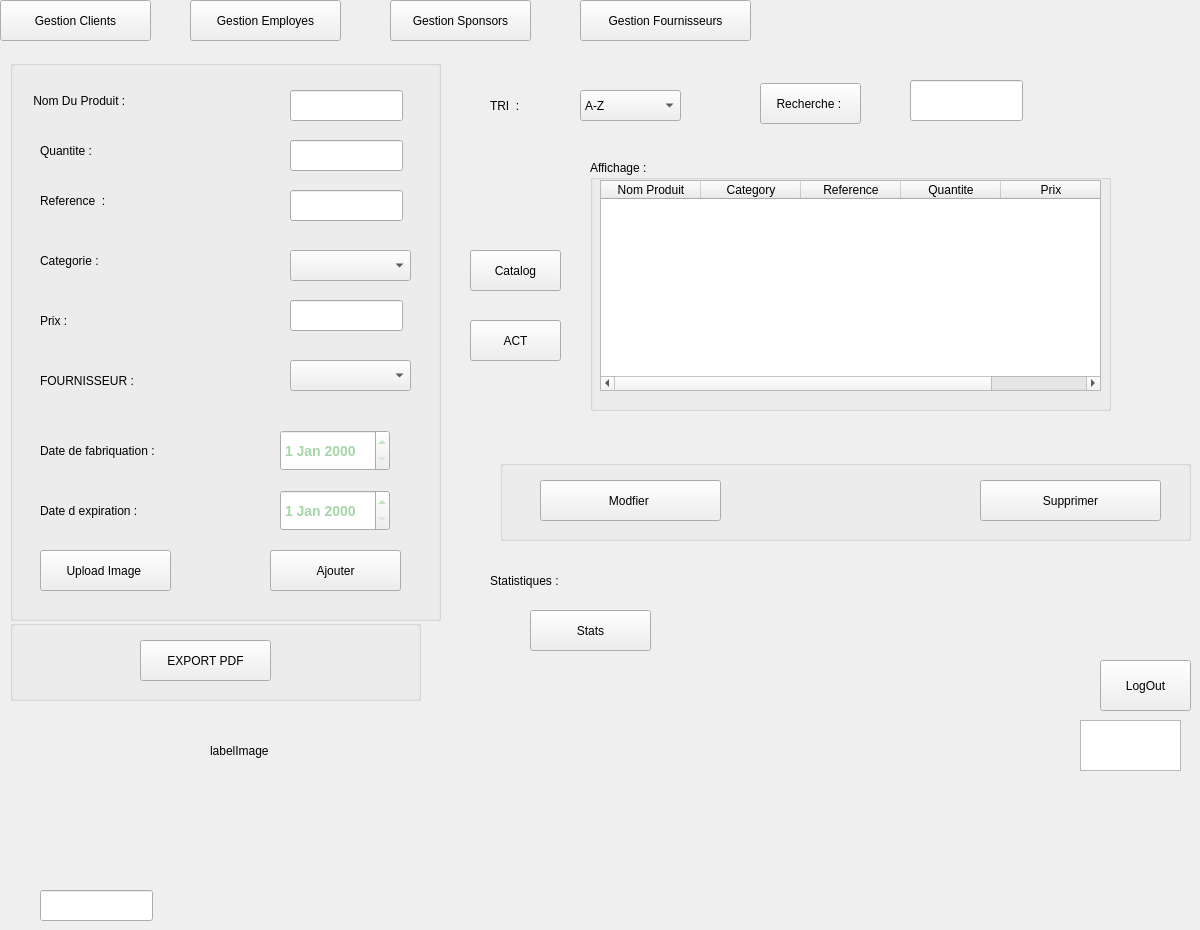
    <widget class="QWidget" name="page_1">
     <widget class="QPushButton" name="btnGestionClients_PageStock">
      <property name="geometry">
       <rect>
        <x>0</x>
        <y>0</y>
        <width>151</width>
        <height>41</height>
       </rect>
      </property>
      <property name="text">
       <string>Gestion Clients</string>
      </property>
     </widget>
     <widget class="QPushButton" name="pushButton_5">
      <property name="geometry">
       <rect>
        <x>760</x>
        <y>83</y>
        <width>101</width>
        <height>41</height>
       </rect>
      </property>
      <property name="text">
       <string>Recherche : </string>
      </property>
     </widget>
     <widget class="QPushButton" name="btnGestionEmployes_PageStock">
      <property name="geometry">
       <rect>
        <x>190</x>
        <y>0</y>
        <width>151</width>
        <height>41</height>
       </rect>
      </property>
      <property name="text">
       <string>Gestion Employes</string>
      </property>
     </widget>
     <widget class="QLabel" name="labelImage">
      <property name="geometry">
       <rect>
        <x>210</x>
        <y>710</y>
        <width>171</width>
        <height>81</height>
       </rect>
      </property>
      <property name="text">
       <string>labelImage</string>
      </property>
     </widget>
     <widget class="QPushButton" name="btnGestionSponsors_PageStock">
      <property name="geometry">
       <rect>
        <x>390</x>
        <y>0</y>
        <width>141</width>
        <height>41</height>
       </rect>
      </property>
      <property name="text">
       <string>Gestion Sponsors</string>
      </property>
     </widget>
     <widget class="QPushButton" name="btnGestionFournisseurs_PageStock">
      <property name="geometry">
       <rect>
        <x>580</x>
        <y>0</y>
        <width>171</width>
        <height>41</height>
       </rect>
      </property>
      <property name="text">
       <string>Gestion Fournisseurs</string>
      </property>
     </widget>
     <widget class="QGroupBox" name="groupBox_3">
      <property name="geometry">
       <rect>
        <x>590</x>
        <y>160</y>
        <width>521</width>
        <height>251</height>
       </rect>
      </property>
      <property name="title">
       <string>Affichage : </string>
      </property>
      <widget class="QTableWidget" name="tableWidget">
       <property name="geometry">
        <rect>
         <x>10</x>
         <y>20</y>
         <width>501</width>
         <height>211</height>
        </rect>
       </property>
       <property name="columnCount">
        <number>5</number>
       </property>
       <column>
        <property name="text">
         <string>Nom Produit</string>
        </property>
       </column>
       <column>
        <property name="text">
         <string>Category</string>
        </property>
       </column>
       <column>
        <property name="text">
         <string>Reference</string>
        </property>
       </column>
       <column>
        <property name="text">
         <string>Quantite</string>
        </property>
       </column>
       <column>
        <property name="text">
         <string>Prix</string>
        </property>
       </column>
      </widget>
     </widget>
     <widget class="QGroupBox" name="groupBox_5">
      <property name="geometry">
       <rect>
        <x>500</x>
        <y>460</y>
        <width>691</width>
        <height>81</height>
       </rect>
      </property>
      <property name="title">
       <string/>
      </property>
      <widget class="QPushButton" name="pushButton_20">
       <property name="geometry">
        <rect>
         <x>480</x>
         <y>20</y>
         <width>181</width>
         <height>41</height>
        </rect>
       </property>
       <property name="text">
        <string>Supprimer</string>
       </property>
      </widget>
      <widget class="QPushButton" name="pushButton_17">
       <property name="geometry">
        <rect>
         <x>40</x>
         <y>20</y>
         <width>181</width>
         <height>41</height>
        </rect>
       </property>
       <property name="text">
        <string>Modfier </string>
       </property>
      </widget>
     </widget>
     <widget class="QLineEdit" name="lineEdit_28">
      <property name="geometry">
       <rect>
        <x>910</x>
        <y>80</y>
        <width>113</width>
        <height>41</height>
       </rect>
      </property>
     </widget>
     <widget class="QLabel" name="label_49">
      <property name="geometry">
       <rect>
        <x>490</x>
        <y>560</y>
        <width>161</width>
        <height>41</height>
       </rect>
      </property>
      <property name="text">
       <string>Statistiques : </string>
      </property>
     </widget>
     <widget class="QGroupBox" name="groupBox_7">
      <property name="geometry">
       <rect>
        <x>10</x>
        <y>620</y>
        <width>411</width>
        <height>81</height>
       </rect>
      </property>
      <property name="title">
       <string/>
      </property>
      <widget class="QPushButton" name="pushButton_3">
       <property name="geometry">
        <rect>
         <x>130</x>
         <y>20</y>
         <width>131</width>
         <height>41</height>
        </rect>
       </property>
       <property name="text">
        <string>EXPORT PDF</string>
       </property>
      </widget>
     </widget>
     <widget class="QPushButton" name="btnBack_PageStock">
      <property name="geometry">
       <rect>
        <x>1100</x>
        <y>660</y>
        <width>91</width>
        <height>51</height>
       </rect>
      </property>
      <property name="text">
       <string>LogOut</string>
      </property>
     </widget>
     <widget class="QGroupBox" name="groupBox_4">
      <property name="geometry">
       <rect>
        <x>10</x>
        <y>60</y>
        <width>431</width>
        <height>561</height>
       </rect>
      </property>
      <property name="title">
       <string/>
      </property>
      <widget class="QComboBox" name="comboBox">
       <property name="geometry">
        <rect>
         <x>280</x>
         <y>190</y>
         <width>121</width>
         <height>31</height>
        </rect>
       </property>
       <property name="minimumSize">
        <size>
         <width>0</width>
         <height>31</height>
        </size>
       </property>
      </widget>
      <widget class="QLabel" name="label_4">
       <property name="geometry">
        <rect>
         <x>30</x>
         <y>180</y>
         <width>101</width>
         <height>41</height>
        </rect>
       </property>
       <property name="text">
        <string>Categorie : </string>
       </property>
      </widget>
      <widget class="QLabel" name="label_3">
       <property name="geometry">
        <rect>
         <x>30</x>
         <y>120</y>
         <width>101</width>
         <height>41</height>
        </rect>
       </property>
       <property name="text">
        <string>Reference  : </string>
       </property>
      </widget>
      <widget class="QLineEdit" name="lineEdit_3">
       <property name="geometry">
        <rect>
         <x>280</x>
         <y>130</y>
         <width>113</width>
         <height>31</height>
        </rect>
       </property>
      </widget>
      <widget class="QLineEdit" name="lineEdit_2">
       <property name="geometry">
        <rect>
         <x>280</x>
         <y>80</y>
         <width>113</width>
         <height>31</height>
        </rect>
       </property>
      </widget>
      <widget class="QLabel" name="label">
       <property name="geometry">
        <rect>
         <x>20</x>
         <y>10</y>
         <width>131</width>
         <height>61</height>
        </rect>
       </property>
       <property name="text">
        <string> Nom Du Produit : </string>
       </property>
      </widget>
      <widget class="QLabel" name="label_5">
       <property name="geometry">
        <rect>
         <x>30</x>
         <y>240</y>
         <width>101</width>
         <height>41</height>
        </rect>
       </property>
       <property name="text">
        <string>Prix : </string>
       </property>
      </widget>
      <widget class="QLabel" name="label_6">
       <property name="geometry">
        <rect>
         <x>30</x>
         <y>300</y>
         <width>101</width>
         <height>41</height>
        </rect>
       </property>
       <property name="text">
        <string>FOURNISSEUR :</string>
       </property>
      </widget>
      <widget class="QLabel" name="label_7">
       <property name="geometry">
        <rect>
         <x>30</x>
         <y>370</y>
         <width>161</width>
         <height>41</height>
        </rect>
       </property>
       <property name="text">
        <string>Date de fabriquation :  </string>
       </property>
      </widget>
      <widget class="QLabel" name="label_8">
       <property name="geometry">
        <rect>
         <x>30</x>
         <y>430</y>
         <width>161</width>
         <height>41</height>
        </rect>
       </property>
       <property name="text">
        <string>Date d expiration : </string>
       </property>
      </widget>
      <widget class="QPushButton" name="pushButton_21">
       <property name="geometry">
        <rect>
         <x>260</x>
         <y>490</y>
         <width>131</width>
         <height>41</height>
        </rect>
       </property>
       <property name="text">
        <string>Ajouter</string>
       </property>
      </widget>
      <widget class="QLineEdit" name="lineEdit">
       <property name="geometry">
        <rect>
         <x>280</x>
         <y>30</y>
         <width>113</width>
         <height>31</height>
        </rect>
       </property>
      </widget>
      <widget class="QLabel" name="label_2">
       <property name="geometry">
        <rect>
         <x>30</x>
         <y>70</y>
         <width>101</width>
         <height>41</height>
        </rect>
       </property>
       <property name="text">
        <string>Quantite :</string>
       </property>
      </widget>
      <widget class="QLineEdit" name="lineEdit_4">
       <property name="geometry">
        <rect>
         <x>280</x>
         <y>240</y>
         <width>113</width>
         <height>31</height>
        </rect>
       </property>
      </widget>
      <widget class="QDateEdit" name="dateEdit_2">
       <property name="geometry">
        <rect>
         <x>270</x>
         <y>430</y>
         <width>110</width>
         <height>41</height>
        </rect>
       </property>
       <property name="styleSheet">
        <string notr="true">font-size: 14px; font-weight: bold; color: #A5D6A7;</string>
       </property>
      </widget>
      <widget class="QDateEdit" name="dateEdit">
       <property name="geometry">
        <rect>
         <x>270</x>
         <y>370</y>
         <width>110</width>
         <height>41</height>
        </rect>
       </property>
       <property name="styleSheet">
        <string notr="true">font-size: 14px; font-weight: bold; color: #A5D6A9;</string>
       </property>
      </widget>
      <widget class="QComboBox" name="comboFournisseurs">
       <property name="geometry">
        <rect>
         <x>280</x>
         <y>300</y>
         <width>121</width>
         <height>31</height>
        </rect>
       </property>
       <property name="minimumSize">
        <size>
         <width>0</width>
         <height>31</height>
        </size>
       </property>
      </widget>
      <widget class="QPushButton" name="pushButton_22">
       <property name="geometry">
        <rect>
         <x>30</x>
         <y>490</y>
         <width>131</width>
         <height>41</height>
        </rect>
       </property>
       <property name="text">
        <string>Upload Image </string>
       </property>
      </widget>
     </widget>
     <widget class="QLineEdit" name="lineEdit_5">
      <property name="geometry">
       <rect>
        <x>40</x>
        <y>890</y>
        <width>113</width>
        <height>31</height>
       </rect>
      </property>
     </widget>
     <widget class="QPushButton" name="pushButton_18">
      <property name="geometry">
       <rect>
        <x>530</x>
        <y>610</y>
        <width>121</width>
        <height>41</height>
       </rect>
      </property>
      <property name="text">
       <string>Stats</string>
      </property>
     </widget>
     <widget class="QTableView" name="listView">
      <property name="geometry">
       <rect>
        <x>1080</x>
        <y>720</y>
        <width>101</width>
        <height>51</height>
       </rect>
      </property>
     </widget>
     <widget class="QPushButton" name="btnCatalogue">
      <property name="geometry">
       <rect>
        <x>470</x>
        <y>250</y>
        <width>91</width>
        <height>41</height>
       </rect>
      </property>
      <property name="text">
       <string>Catalog</string>
      </property>
     </widget>
     <widget class="QComboBox" name="comboBox_2">
      <property name="geometry">
       <rect>
        <x>580</x>
        <y>90</y>
        <width>101</width>
        <height>31</height>
       </rect>
      </property>
      <property name="minimumSize">
       <size>
        <width>0</width>
        <height>31</height>
       </size>
      </property>
      <item>
       <property name="text">
        <string>A-Z</string>
       </property>
      </item>
      <item>
       <property name="text">
        <string>Z-A</string>
       </property>
      </item>
      <item>
       <property name="text">
        <string>Quantite Croissante</string>
       </property>
      </item>
      <item>
       <property name="text">
        <string>Quantite Decroissante</string>
       </property>
      </item>
      <item>
       <property name="text">
        <string>Prix Croissant</string>
       </property>
      </item>
      <item>
       <property name="text">
        <string>Prix Decroissant</string>
       </property>
      </item>
     </widget>
     <widget class="QLabel" name="label_36">
      <property name="geometry">
       <rect>
        <x>490</x>
        <y>90</y>
        <width>71</width>
        <height>31</height>
       </rect>
      </property>
      <property name="text">
       <string>TRI  :</string>
      </property>
     </widget>
     <widget class="QPushButton" name="btnActualiser">
      <property name="geometry">
       <rect>
        <x>470</x>
        <y>320</y>
        <width>91</width>
        <height>41</height>
       </rect>
      </property>
      <property name="text">
       <string>ACT</string>
      </property>
     </widget>
     <zorder>groupBox_4</zorder>
     <zorder>btnGestionClients_PageStock</zorder>
     <zorder>pushButton_5</zorder>
     <zorder>btnGestionEmployes_PageStock</zorder>
     <zorder>labelImage</zorder>
     <zorder>btnGestionSponsors_PageStock</zorder>
     <zorder>btnGestionFournisseurs_PageStock</zorder>
     <zorder>groupBox_3</zorder>
     <zorder>groupBox_5</zorder>
     <zorder>lineEdit_28</zorder>
     <zorder>label_49</zorder>
     <zorder>groupBox_7</zorder>
     <zorder>btnBack_PageStock</zorder>
     <zorder>lineEdit_5</zorder>
     <zorder>pushButton_18</zorder>
     <zorder>listView</zorder>
     <zorder>btnCatalogue</zorder>
     <zorder>comboBox_2</zorder>
     <zorder>label_36</zorder>
     <zorder>btnActualiser</zorder>
    </widget>
